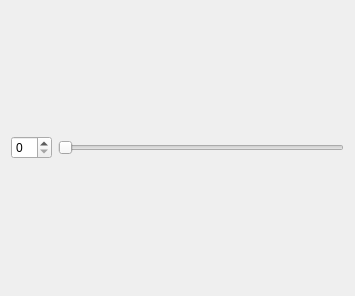
<?xml version="1.0" encoding="UTF-8"?>
<ui version="4.0">
 <class>SmallWidget</class>
 <widget class="QWidget" name="SmallWidget">
  <property name="geometry">
   <rect>
    <x>0</x>
    <y>0</y>
    <width>355</width>
    <height>296</height>
   </rect>
  </property>
  <property name="windowTitle">
   <string>Form</string>
  </property>
  <layout class="QHBoxLayout" name="horizontalLayout">
   <item>
    <widget class="QSpinBox" name="spinBox"/>
   </item>
   <item>
    <widget class="QSlider" name="horizontalSlider">
     <property name="orientation">
      <enum>Qt::Horizontal</enum>
     </property>
    </widget>
   </item>
  </layout>
 </widget>
 <resources/>
 <connections/>
</ui>
